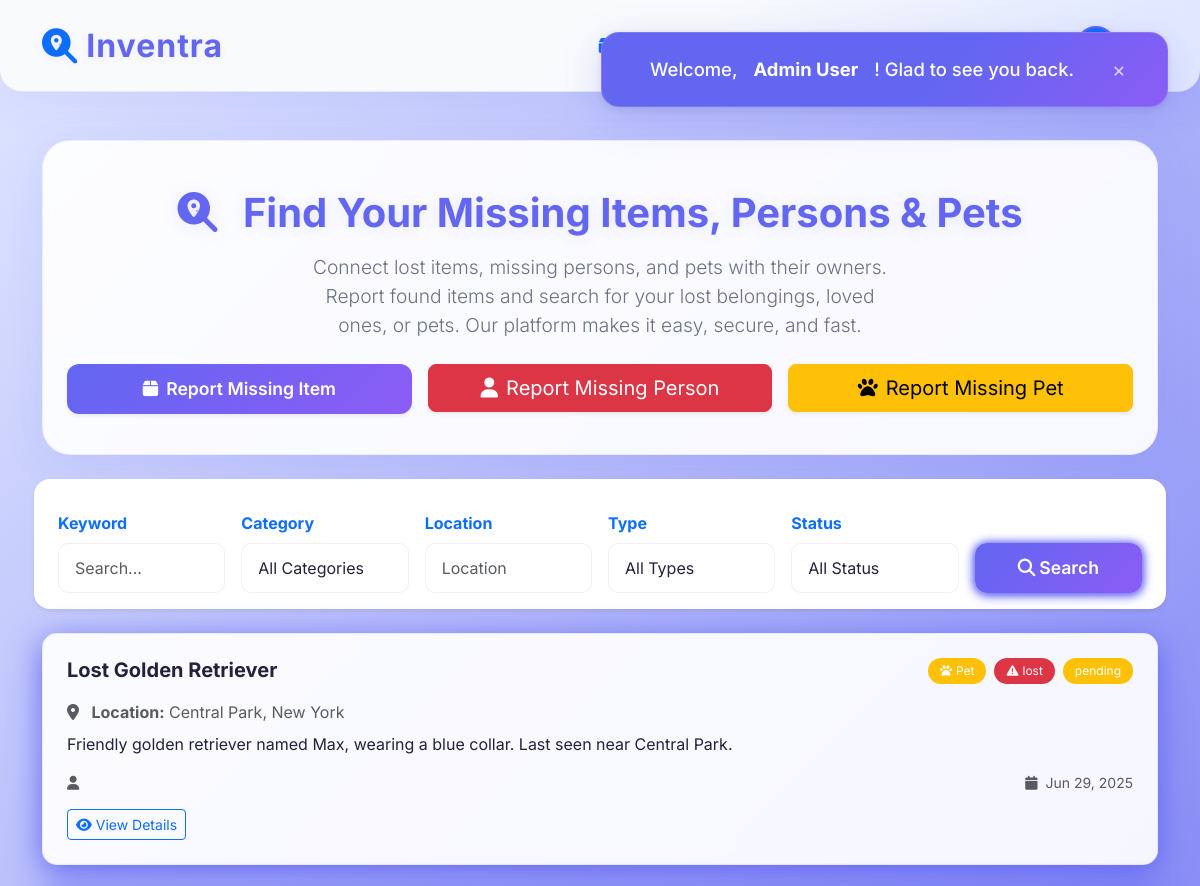
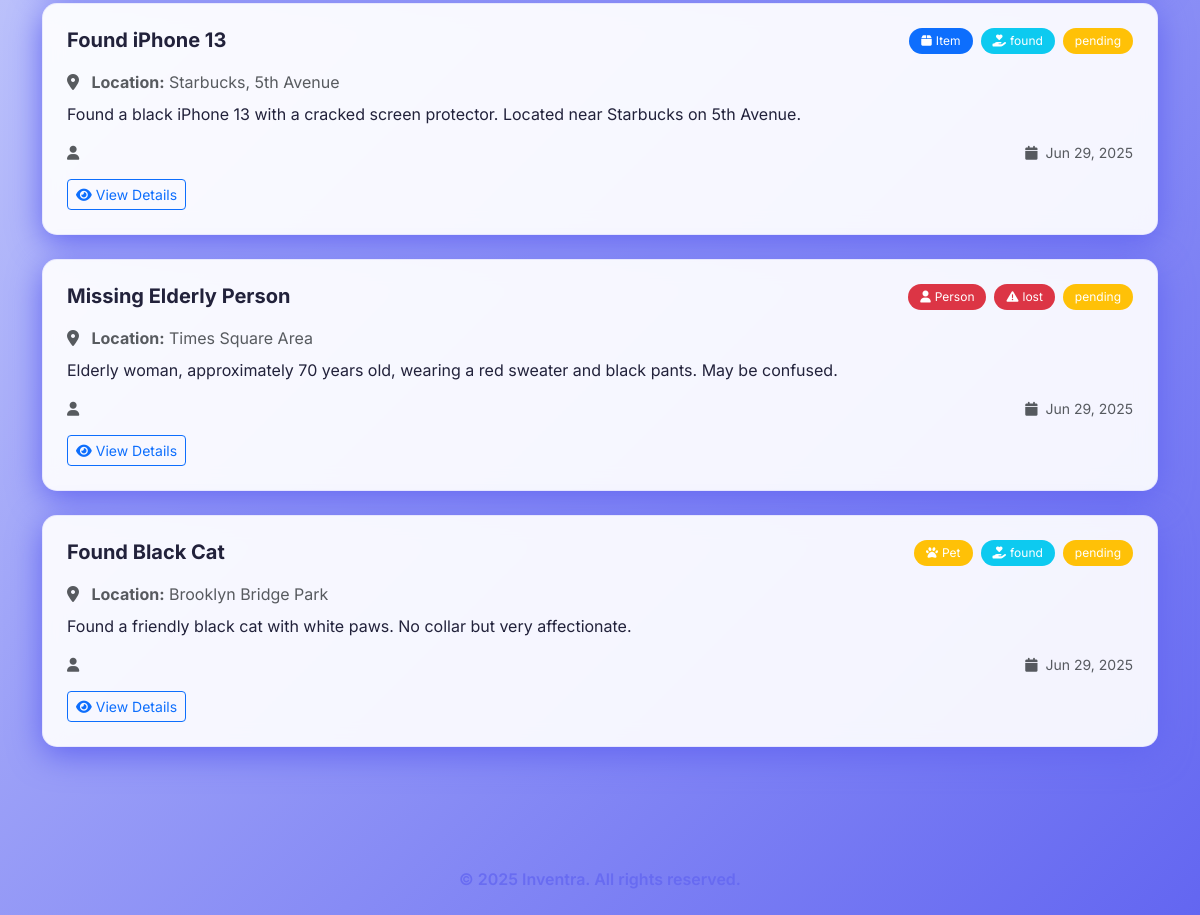
The page / (signed in) on the database its author committed (2 pictures, top to bottom).
### tables this page shows
CREATE TABLE reports (
    id INT AUTO_INCREMENT PRIMARY KEY,
    title VARCHAR(255) NOT NULL,
    type ENUM('lost', 'found') NOT NULL,
    category ENUM('item', 'person', 'pet') NOT NULL DEFAULT 'item',
    description TEXT NOT NULL,
    location VARCHAR(255) NOT NULL,
    latitude DECIMAL(10, 8) DEFAULT NULL,
    longitude DECIMAL(11, 8) DEFAULT NULL,
    contact_info TEXT,
    photo VARCHAR(255) DEFAULT NULL,
    status ENUM('pending', 'returned') DEFAULT 'pending',
    reported_by INT,
    created_at TIMESTAMP DEFAULT CURRENT_TIMESTAMP,
    FOREIGN KEY (reported_by) REFERENCES users(id) ON DELETE SET NULL
);

### index.php (the view, shortened to what this page needs)
<?php
require __DIR__ . '/includes/security.php';
require __DIR__ . '/includes/db.php';
$show_welcome = false;
if (isset($_SESSION['show_welcome']) && $_SESSION['show_welcome'] && isset($_SESSION['name'])) {
    $show_welcome = true;
}
?>
<!DOCTYPE html>
<html lang="en">
<head>
    <link href="https://cdn.jsdelivr.net/npm/bootstrap@5.3.0/dist/css/bootstrap.min.css" rel="stylesheet">
    <link href="https://cdnjs.cloudflare.com/ajax/libs/font-awesome/6.4.0/css/all.min.css" rel="stylesheet">
</head>
<body>
    <nav class="navbar navbar-expand-lg navbar-light sticky-top">
        <div class="container">
            <a class="navbar-brand fw-bold" href="index.php">
                <i class="fas fa-search-location text-primary me-2"></i>
                Inventra
            </a>
            <div class="navbar-nav ms-auto">
                <?php if (isset($_SESSION['user_id'])): ?>
                    <a class="nav-link" href="report_item.php">
                        <i class="fas fa-box text-primary me-1"></i>Report Item
                    </a>
                    <a class="nav-link" href="report_person.php">
                        <i class="fas fa-user text-danger me-1"></i>Report Person
                    </a>
                    <a class="nav-link" href="report_pet.php">
                        <i class="fas fa-paw text-warning me-1"></i>Report Pet
                    </a>
                <?php endif; ?>
                <?php if (isset($_SESSION['user_id'])): ?>
                    <div class="nav-item dropdown">
                        <a class="nav-link dropdown-toggle d-flex align-items-center" href="#" id="profileDropdown" role="button" data-bs-toggle="dropdown" aria-expanded="false">
                            <span class="rounded-circle bg-primary text-white d-flex justify-content-center align-items-center me-2" style="width: 36px; height: 36px; font-size: 1.2rem; font-weight: 600; overflow: hidden;">
                            </span>
                        </a>
                    </div>
                <?php endif; ?>
            </div>
        </div>
    </nav>
    <div class="container py-4">
        <div class="hero-section">
            <h1 class="display-4 fw-bold mb-3">
                <i class="fas fa-search-location me-3"></i>
                Find Your Missing Items, Persons & Pets
            </h1>
            <p class="lead mb-4">Connect lost items, missing persons, and pets with their owners. Report found items and search for your lost belongings, loved ones, or pets. Our platform makes it easy, secure, and fast.</p>
            <div class="row g-3 justify-content-center">
                <div class="col-md-4">
                    <a href="report_item.php" class="btn btn-primary btn-lg w-100 shadow-sm">
                        <i class="fas fa-box me-2"></i>Report Missing Item
                    </a>
                </div>
                <div class="col-md-4">
                    <a href="report_person.php" class="btn btn-danger btn-lg w-100 shadow-sm">
                        <i class="fas fa-user me-2"></i>Report Missing Person
                    </a>
                </div>
                <div class="col-md-4">
                    <a href="report_pet.php" class="btn btn-warning btn-lg w-100 shadow-sm">
                        <i class="fas fa-paw me-2"></i>Report Missing Pet
                    </a>
                </div>
            </div>
        </div>
        <form id="filterForm" class="row g-3 align-items-end mb-4 bg-white rounded-4 shadow-sm p-3" style="backdrop-filter:blur(8px);">
            <div class="col-md-2">
                <label class="form-label fw-bold text-primary">Keyword</label>
                <input type="text" class="form-control" name="keyword" placeholder="Search...">
            </div>
            <div class="col-md-2">
                <label class="form-label fw-bold text-primary">Category</label>
                <select name="category" class="form-select">
                    <option value="">All Categories</option>
                </select>
            </div>
            <div class="col-md-2">
                <label class="form-label fw-bold text-primary">Location</label>
                <input type="text" class="form-control" name="location" placeholder="Location">
            </div>
            <div class="col-md-2">
                <label class="form-label fw-bold text-primary">Type</label>
                <select name="type" class="form-select">
                    <option value="">All Types</option>
                </select>
            </div>
            <div class="col-md-2">
                <label class="form-label fw-bold text-primary">Status</label>
                <select name="status" class="form-select">
                    <option value="">All Status</option>
                </select>
            </div>
            <div class="col-md-2">
                <button type="submit" class="btn btn-primary w-100">
                    <i class="fas fa-search me-1"></i>Search
                </button>
            </div>
        </form>
        <div class="row" id="itemsGrid">
        <?php
        $where = "WHERE 1=1";
        $params = [];
        $types = [];
        $query = "SELECT r.*, u.name as reporter_name,
                         (SELECT rm.file_path FROM report_media rm WHERE rm.report_id = r.id ORDER BY rm.is_primary DESC, rm.created_at ASC LIMIT 1) as first_media,
                         (SELECT rm.file_type FROM report_media rm WHERE rm.report_id = r.id ORDER BY rm.is_primary DESC, rm.created_at ASC LIMIT 1) as first_media_type
                  FROM reports r
                  LEFT JOIN users u ON r.reported_by = u.id
                  $where ORDER BY r.created_at DESC";
        if (!empty($params)) {
            $stmt = $conn->prepare($query);
            $stmt->bind_param(implode('', $types), ...$params);
            $stmt->execute();
            $result = $stmt->get_result();
        } else {
            $result = $conn->query($query);
        }
        if ($result->num_rows > 0) {
            while ($row = $result->fetch_assoc()) {
                $status_color = $row['status'] === 'returned' ? 'success' : 'warning';
                $type_color = $row['type'] === 'lost' ? 'danger' : 'info';
                $type_icon = $row['type'] === 'lost' ? 'fa-exclamation-triangle' : 'fa-hand-holding-heart';
                $category_icon = 'fa-box';
                $category_color = 'primary';
                $category_text = 'Item';
                if ($row['category'] === 'person') {
                    $category_icon = 'fa-user';
                    $category_color = 'danger';
                    $category_text = 'Person';
                } elseif ($row['category'] === 'pet') {
                    $category_icon = 'fa-paw';
                    $category_color = 'warning';
                    $category_text = 'Pet';
                }
                $mediaDisplay = '';
                echo "
                <div class='col-12 mb-4'>
                    <div class='item-card'>
                        <div class='row g-0'>
                            " . (!empty($row['first_media']) ? "
                                {$mediaDisplay}
                            " : "
                            <div class='col-12'>
                            ") . "
                                <div class='card-body p-4'>
                                    <div class='d-flex justify-content-between align-items-start mb-3'>
                                        <h5 class='card-title fw-bold mb-0'>{$row['title']}</h5>
                                        <div class='d-flex gap-2'>
                                            <span class='status-badge bg-{$category_color} text-white'>
                                                <i class='fas {$category_icon} me-1'></i>{$category_text}
                                            </span>
                                            <span class='status-badge bg-{$type_color} text-white'>
                                                <i class='fas {$type_icon} me-1'></i>{$row['type']}
                                            </span>
                                            <span class='status-badge bg-{$status_color} text-white'>
                                                {$row['status']}
                                            </span>
                                        </div>
                                    </div>
                                    <div class='mb-3'>
                                        <p class='text-muted mb-2'>
                                            <i class='fas fa-map-marker-alt me-2'></i>
                                            <strong>Location:</strong> {$row['location']}
                                        </p>
                                        <p class='card-text'>" . substr($row['description'], 0, 200) . (strlen($row['description']) > 200 ? '...' : '') . "</p>
                                    </div>
                                    <div class='d-flex justify-content-between align-items-center'>
                                        <small class='text-muted'>
                                            <i class='fas fa-user me-1'></i>
                                            {$row['reporter_name']}
                                        </small>
                                        <small class='text-muted'>
                                            <i class='fas fa-calendar me-1'></i>
                                            " . date('M j, Y', strtotime($row['created_at'])) . "
                                        </small>
                                    </div>
                                    <div class='mt-3'>
                                        <a href='view.php?id={$row['id']}' class='btn btn-outline-primary btn-sm'>
                                            <i class='fas fa-eye me-1'></i>View Details
                                        </a>
                                    </div>
                                </div>
                            </div>
                        </div>
                    </div>
                </div>
                ";
            }
        }
        ?>
        </div>
    </div>
    <footer class="text-center py-4 mt-5" style="color:#6366f1;font-weight:600;opacity:0.8;">
        &copy; <?= date('Y') ?> Inventra. All rights reserved.
    </footer>
    <?php if ($show_welcome): ?>
    <div class="welcome-popup" id="welcomePopup">
        Welcome, <strong><?= htmlspecialchars($_SESSION['name']) ?></strong>! Glad to see you back.
        <button class="close-btn" onclick="closeWelcomePopup()" aria-label="Close">&times;</button>
    </div>
    <?php endif; ?>
</body>
</html>

### rows shown on the page
reports: title "Lost Golden Retriever", category "Pet", type "lost", status "pending", location "Central Park, New York", description "Friendly golden retriever named Max, wearing a blue collar. Last seen near Central Park.", created_at "Jun 29, 2025"
reports: title "Found iPhone 13", category_text "Item", type "found", status "pending", location "Starbucks, 5th Avenue", description "Found a black iPhone 13 with a cracked screen protector. Located near Starbucks on 5th Avenue.", created_at "Jun 29, 2025"
reports: title "Missing Elderly Person", category "Person", type "lost", status "pending", location "Times Square Area", description "Elderly woman, approximately 70 years old, wearing a red sweater and black pants. May be confused.", created_at "Jun 29, 2025"
reports: title "Found Black Cat", category "Pet", type "found", status "pending", location "Brooklyn Bridge Park", description "Found a friendly black cat with white paws. No collar but very affectionate.", created_at "Jun 29, 2025"

### other values the page prints
$_SESSION['name'] "Admin User"
